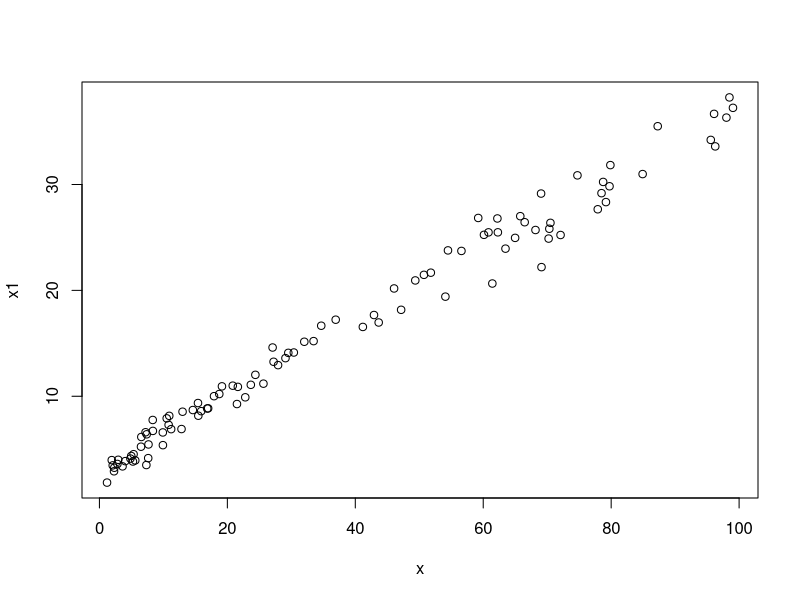
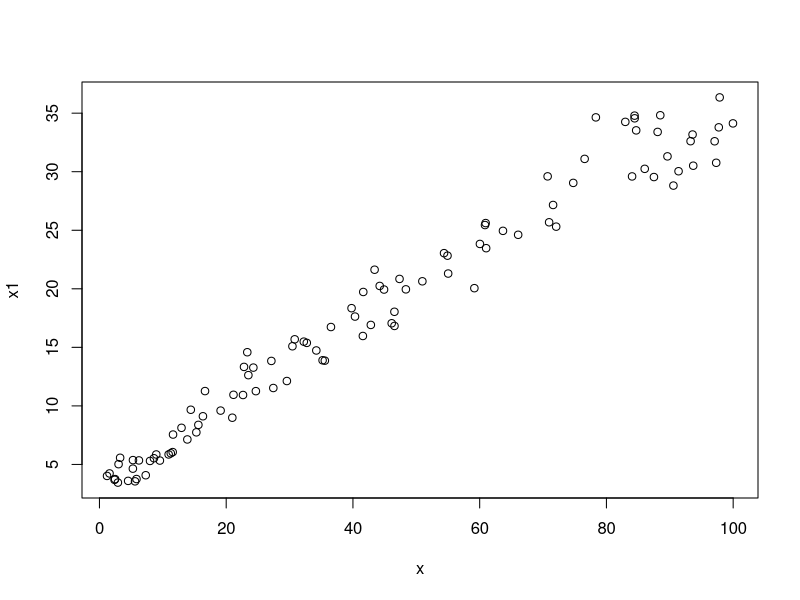
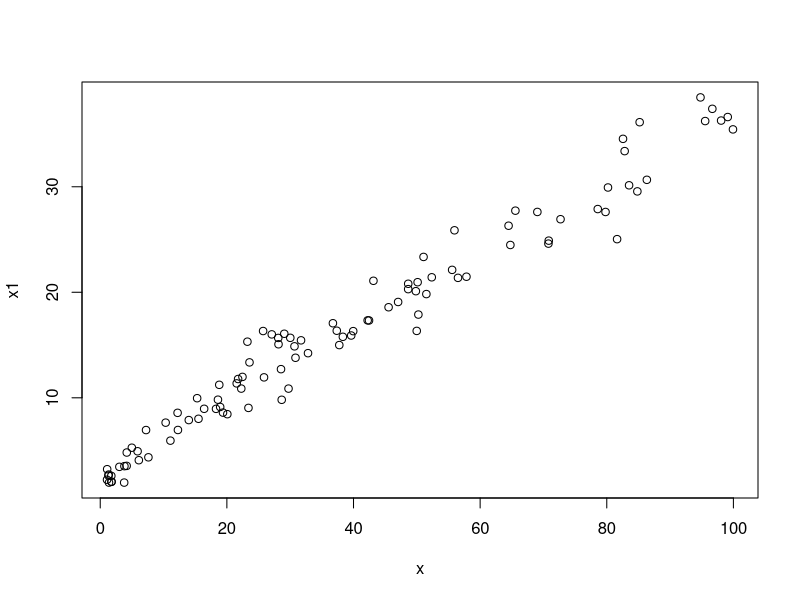
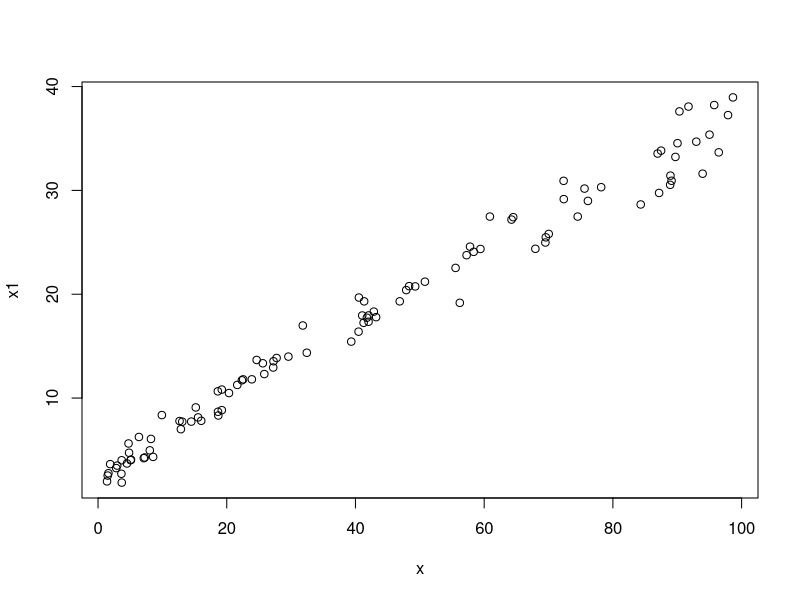
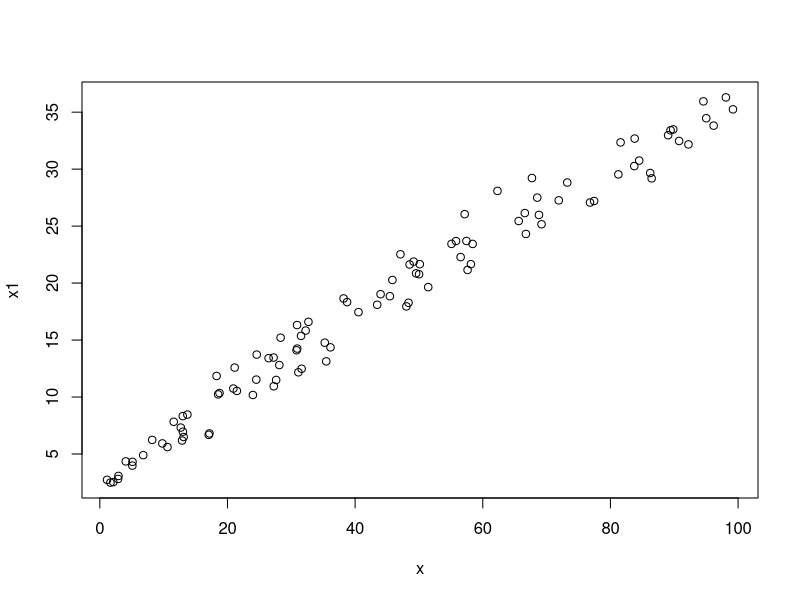
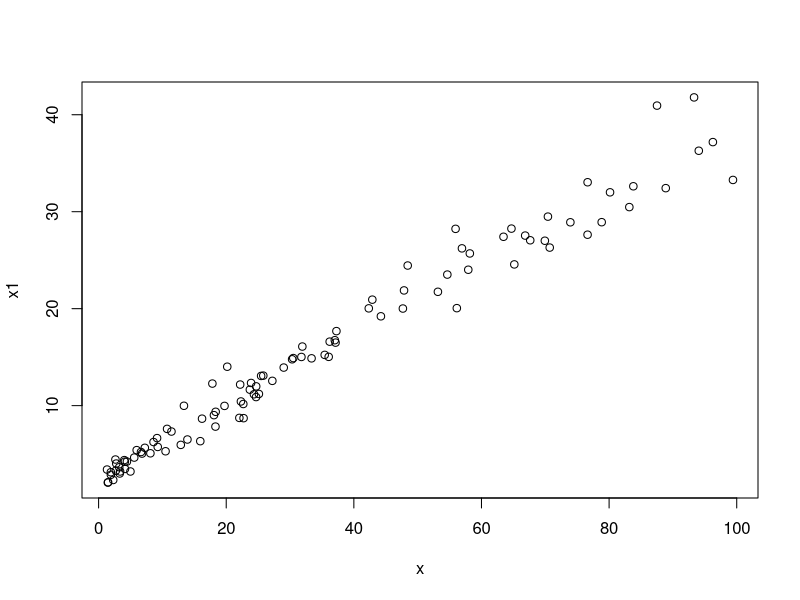
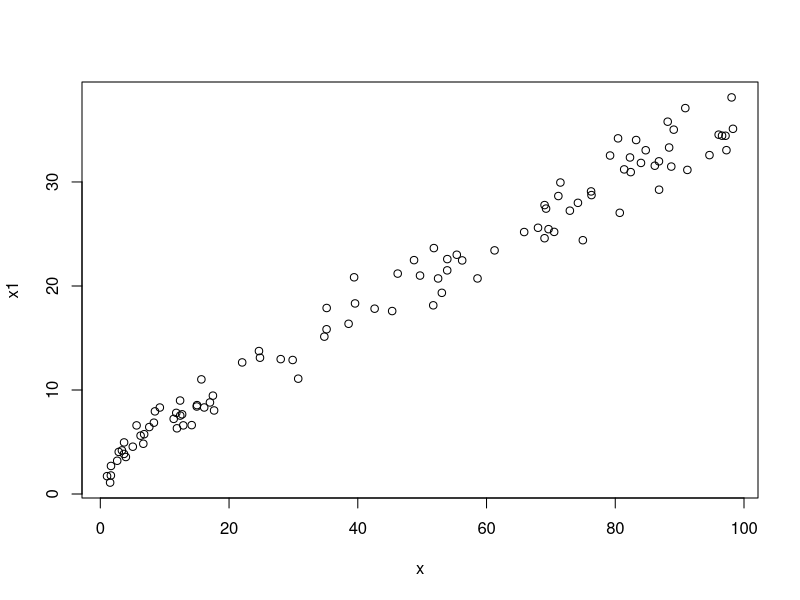
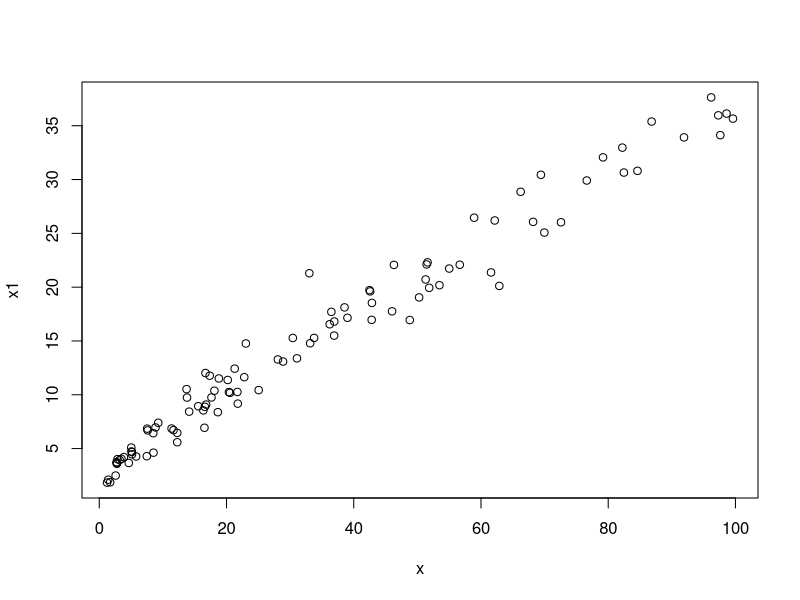

Reproduce these figures in R, in order.
# Profile negative log likelihood function for transformation parameter
bcNLL=function(lambda,x,y) {
	xl=x^lambda; yl=y^lambda;
	fit=lm(yl~xl); s2hat=mean(fit$residuals^2); 
	Lmax = -0.5*length(x)*log(s2hat/lambda^2) + (lambda-1)*sum(log(y));
	return(-Lmax)
}

# Do 500 trials to see how well lambda is estimated
# In this test case the true value is lambda=0.5
lvals=numeric(500); N=100;
for(j in 1:500) {
# Data on the scale where a linear model is valid
z=runif(N,1,10); z1=1 + 0.5*z + 0.2*rnorm(N); 

# the 'data', created so square-root transformation is optimal 
x=z^2; x1=z1^2; plot(x,x1);

lvals[j]=optimize(bcNLL,c(0.01,3),x=x,y=x1)$minimum 
}
mean(lvals); sd(lvals);  


